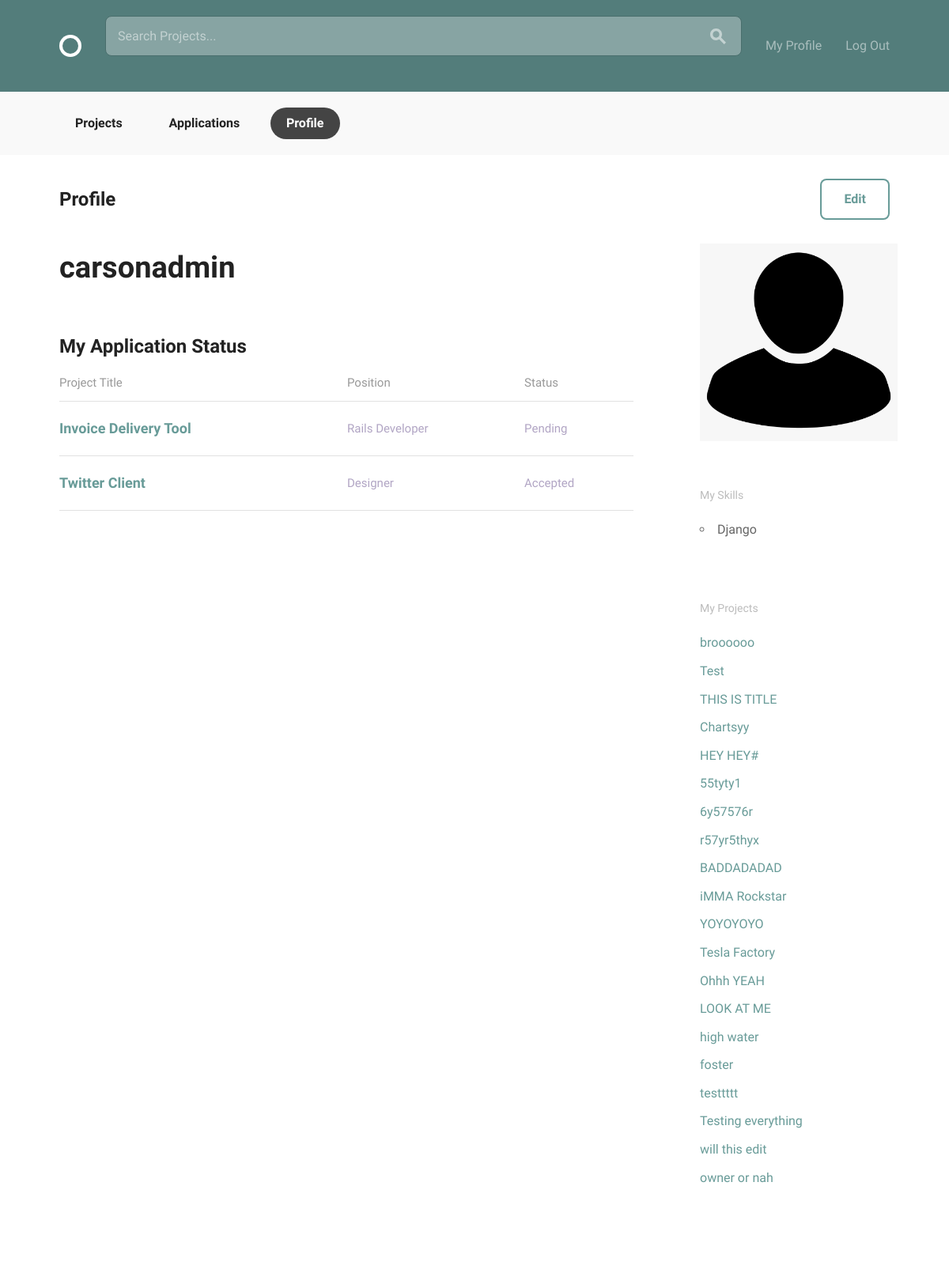
/accounts/profile/ (signed in), run on an earlier commit of the app's database.
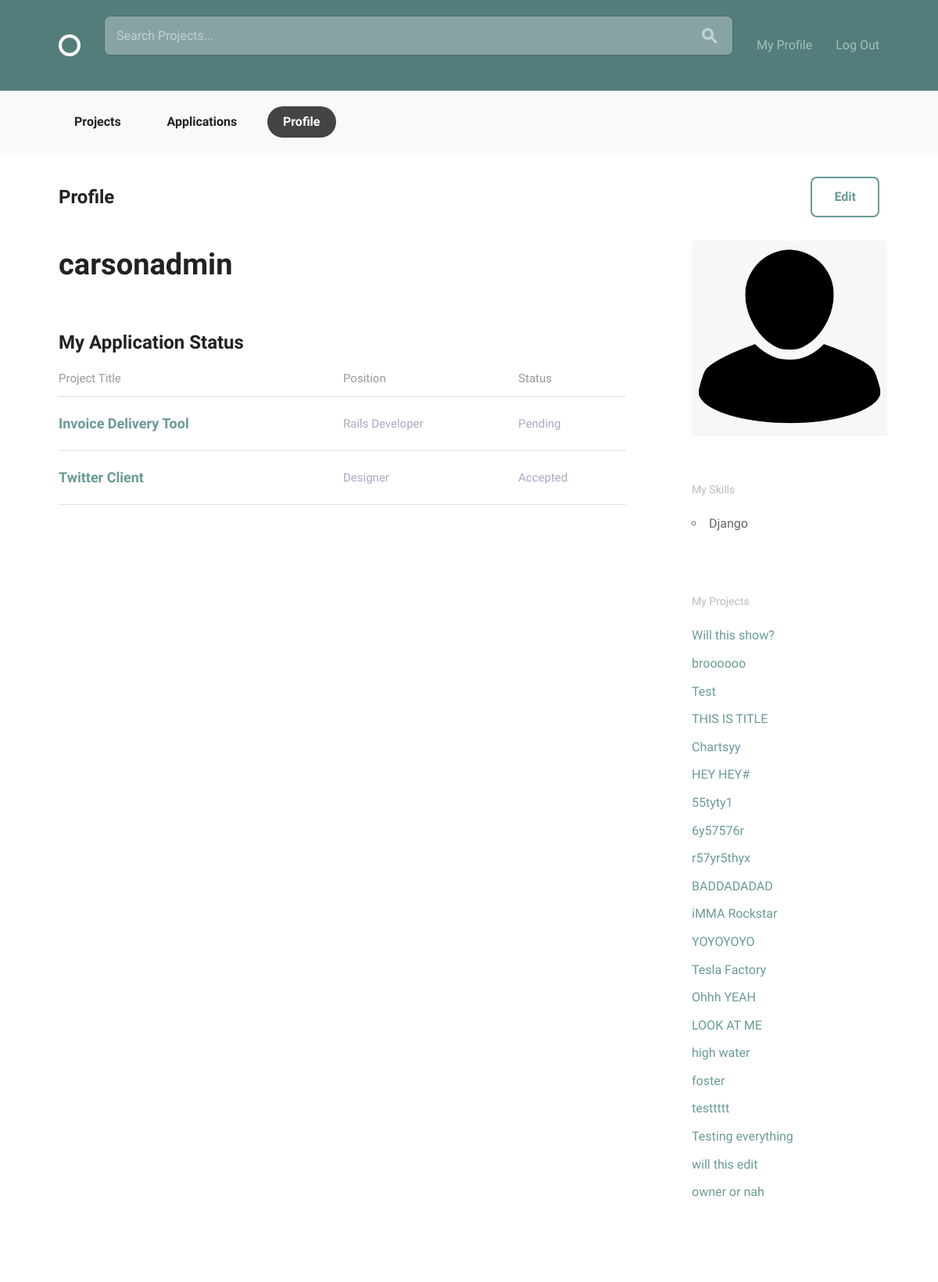
And on a later commit of the database.
### accounts/models.py (models this page shows)
class Skill(models.Model):
    title = models.CharField(max_length=15)
    def __str__(self):
        return self.title

### projects/models.py (models this page shows, shortened)
class Project(models.Model):
    owner = models.ForeignKey(settings.AUTH_USER_MODEL, on_delete=models.CASCADE, null=True)
    title = models.CharField(max_length=30)
    slug = models.SlugField(null=True)
    description = models.CharField(max_length=150)
    timeline = models.CharField(max_length=30)
    requirements = models.CharField(max_length=150)
    date_created = models.DateTimeField(default=timezone.now)
    positions = models.ManyToManyField('Position', related_name="projects", default=None)
    count = models.IntegerField(null=True, default=0)
    class Meta:
        ordering = ['-date_created']
    def __str__(self):
        return self.title

### accounts/views.py (the view)
# urls.py: path('profile/', views.profile, name='profile'),
@login_required
def profile(request):
    print(f'{request.user}: {request.user.id}')
    projects_list = Project.objects.filter(owner=request.user)
    context = {
        'user': request.user,
        'projects_list': projects_list,
    }
    return render(request, 'accounts/profile.html', context)

### accounts/models.py (called while the page is built)
    def __str__(self):
        return "@{}".format(self.username)

### accounts/templates/accounts/profile.html (shortened to what this page needs)
{% extends 'layout.html' %}
{% block body_content %}
<body>
    <div class="circle--actions--bar">
      <nav class="bounds">
        <ul class="circle--pill--list">
          <li><a href="{% url 'projects:projects' %}">Projects</a></li>
          <li><a href="{% url 'projects:applications_list' %}">Applications</a></li>
          <li><a class="selected" href="{% url 'accounts:profile' %}">Profile</a></li>
        </ul>
      </nav>
    </div>
    <div class="bounds circle--page">
      <div class="circle--page--header circle--fluid">
        <div class="circle--fluid--cell circle--fluid--primary">
          <h2>Profile</h2>
        </div>
        <div class="circle--fluid--cell circle--fluid--secondary">
          <a class="button icon-on-left" href="{% url 'accounts:profile_edit' %}">Edit</a>
        </div>
      </div>
      <div class="grid-70">
        <h1>{{ user.display_name }}</h1>
        <h2>My Application Status</h2>
        <table class="u-full-width circle--table">
          <thead>
            <tr>
              <th>Project Title</th>
              <th class="circle--cell--right">Position</th>
              <th class="circle--cell--right">Status</th>
            </tr>
          </thead>
          <tbody>
            <tr class="clickable-row" data-href="project.html">
              <td>
                <h3>Invoice Delivery Tool</h3>
              </td>
              <td class="circle--cell--right">
                <span class="secondary-label">Rails Developer</span>
              </td>
              <td class="circle--cell--right">
                <span class="secondary-label">Pending</span>
              </td>
            </tr>
            <tr class="clickable-row" data-href="project.html">
              <td>
                <h3>Twitter Client</h3>
              </td>
              <td class="circle--cell--right">
                <span class="secondary-label">Designer</span>
              </td>
              <td class="circle--cell--right">
                <span class="secondary-label">Accepted</span>
              </td>
            </tr>
          </tbody>
        </table>
      </div>
      <div class="grid-25 grid-push-5">
        <div class="circle--secondary--module">
          <div>
            <img src="{{ user.avatar.url|default_if_none:'profile_avatar/default_avatar.png' }}" width="250" height="250">
          </div>
        </div>
        <div class="circle--secondary--module">
          <h4>My Skills</h4>
          <ul>
            {% for skill in user.skills.all %}
              <li>{{ skill }}</li>
            {% endfor %}
          </ul>
        </div>
        <div class="circle--secondary--module">
          <h4>My Projects</h4>
          <ul class="circle--link--list">
            {% for project in projects_list %}
              <li><a>{{ project }}</a></li>
            {% endfor %}
          </ul>
        </div>
      </div>
    </div>
  </body>
{% endblock %}

What changed in the data, as far as the page shows it:
added Project: title "Will this show?"
